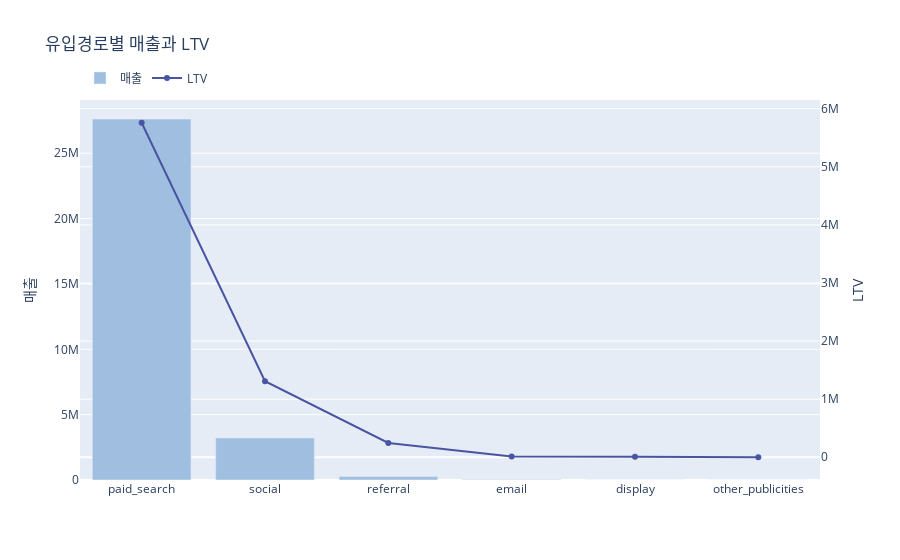

Notebook code for this chart:
### Code cell
df_combined_tmp = result[['origin','payment_value','평균판매금액','평균고객수명','평균판매빈도','LTV']].sort_values('payment_value',ascending=False).reset_index(drop=True).set_index('origin')
df_combined_tmp2 = df_combined_tmp[df_combined_tmp.index!='organic_search']

# plotly 그래프 생성
fig = go.Figure()

# 막대 그래프 추가 (primary y-axis: Sales Value)
fig.add_trace(go.Bar(
    x=df_combined_tmp2.index, 
    y=df_combined_tmp2['payment_value'], 
    name='매출',
    marker_color='#A0BFE0',
))

# 라인2 그래프 추가 (secondary y-axis: Number of Sellers)
fig.add_trace(go.Scatter(
    x=df_combined_tmp2.index, 
    y=df_combined_tmp2['LTV'], 
    name='LTV',
    yaxis='y2',  # secondary y-axis
    mode='lines+markers',
    line=dict(color='#4A55A2')
))

# 레이아웃 설정
fig.update_layout(
    title = '유입경로별 매출과 LTV',
    yaxis=dict(
        title='매출',
    ),
    yaxis2=dict(
        title='LTV',
        overlaying='y',
        side='right'
    ),

    legend=dict(
        orientation="h",
        yanchor="bottom",
        y=1.02,
        xanchor="left",
        x=0
    )
)

fig.show()

### Figure 1 — Plotly figure (JSON) as saved in the notebook; plotly's stock layout.template omitted (floating-point values rounded to 4 significant figures)
{"data": [{"marker": {"color": "#A0BFE0"}, "name": "매출", "type": "bar", "x": ["paid_search", "social", "referral", "email", "display", "other_publicities"], "y": [27620000.0, 3215000.0, 268819, 44160.0, 6528.0, 0]}, {"line": {"color": "#4A55A2"}, "mode": "lines+markers", "name": "LTV", "type": "scatter", "x": ["paid_search", "social", "referral", "email", "display", "other_publicities"], "y": [5758000.0, 1308000.0, 246200.0, 13000.0, 6683.0, 0], "yaxis": "y2"}], "layout": {"legend": {"orientation": "h", "x": 0, "xanchor": "left", "y": 1.02, "yanchor": "bottom"}, "title": {"text": "유입경로별 매출과 LTV"}, "yaxis": {"title": {"text": "매출"}}, "yaxis2": {"overlaying": "y", "side": "right", "title": {"text": "LTV"}}}}
